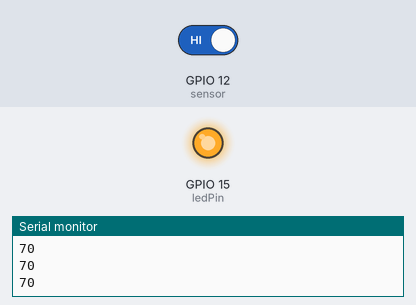
Bench run of a sketch on a simulated ESP32. On the bench: output pins drawn as LEDs (lit = HIGH), the last lines printed to the serial monitor. The inputs (shaded band) are chosen by the test bench; at power-on: GPIO 12 (sensor) HIGH.

Above: at 1.2 s.
1.3 s: GPIO 12 (sensor) driven LOW
At 1.9 s:
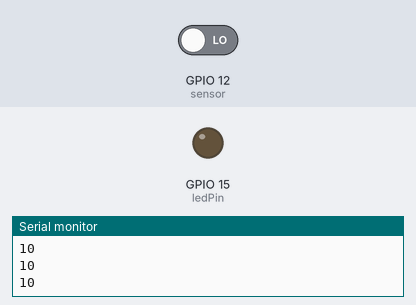
2.8 s: GPIO 12 (sensor) driven HIGH
At 3.1 s:
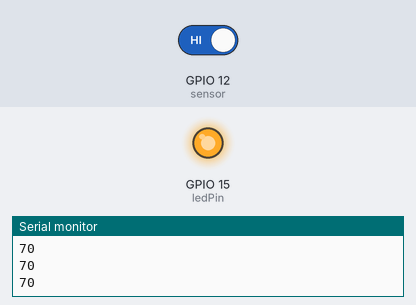
Timing chart, 0 to 5.8 s (numbered marks = the images above; inputs shaded):
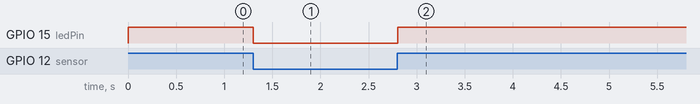

Measured:
- after the input at 1.3 s, GPIO 15 (ledPin): HIGH → LOW at once
- after the input at 2.8 s, GPIO 15 (ledPin): LOW → HIGH at once

The sketch:

Sensor.ino
```cpp
const int sensor = T5;
const int ledPin = T3;

void setup(){
  Serial.begin(115200);
  pinMode(ledPin, OUTPUT);
}
void loop(){
  Serial.println(touchRead(sensor));
  if(touchRead(sensor) > 30){
    digitalWrite(ledPin, HIGH);
  }else{
    digitalWrite(ledPin, LOW);
  }
  delay(50);
}
```
